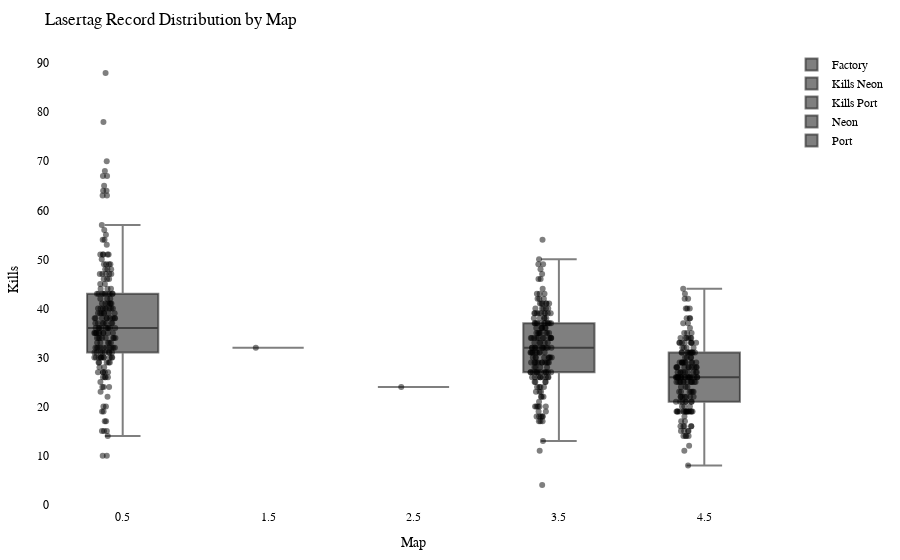

This figure's notebook cell:
### Code cell
import plotly.graph_objects as go
import plotly.io as pio

df = getRecordsDataframe(minigame="Lasertag")

# Calculate the offset for centering the data points
num_columns = len(df.columns)
offset = 0.5

# Create a Swarm plot using Plotly
fig = go.Figure()

for i, column in enumerate(df.columns):
    x_values = [i + offset] * len(df[column])  # Adjust x-values with offset for horizontal centering
    fig.add_trace(go.Box(x=x_values,
                         y=df[column],
                         name=column,
                         boxpoints='all',
                         pointpos=-0.5,  # Adjust point position to prevent overlapping
                         marker=dict(color='rgba(0,0,0,0.5)', size=6),  # Adjust marker color and size
                         hovertext=df.index,
                         hoverinfo='text+y'))

fig.update_layout(title="Lasertag Record Distribution by Map",
                  xaxis=dict(title="Map"),
                  yaxis=dict(title="Kills"),
                  showlegend=True,
                  font=dict(family="Arial", size=12, color="black"),  # Customize font
                  plot_bgcolor="white",  # Set background color
                  margin=dict(l=50, r=50, t=50, b=50),  # Adjust margins for better layout
                  )

pio.show(fig)

pio.write_html(fig, "out/laser_swarm_plot.html")

### Figure 1 — Plotly figure (JSON) as saved in the notebook; plotly's stock layout.template omitted (floating-point values rounded to 4 significant figures; data arrays with more than 128 entries replaced by an {"elided": "..."} marker saying what was removed)
{"data": [{"boxpoints": "all", "hoverinfo": "text+y", "hovertext": {"elided": "204 str values"}, "marker": {"color": "rgba(0,0,0,0.5)", "size": 6}, "name": "Factory", "pointpos": -0.5, "type": "box", "x": {"elided": "204 float values"}, "y": {"elided": "204 int values"}}, {"boxpoints": "all", "hoverinfo": "text+y", "hovertext": {"elided": "204 str values"}, "marker": {"color": "rgba(0,0,0,0.5)", "size": 6}, "name": "Kills Neon", "pointpos": -0.5, "type": "box", "x": {"elided": "204 float values"}, "y": {"elided": "204 int values"}}, {"boxpoints": "all", "hoverinfo": "text+y", "hovertext": {"elided": "204 str values"}, "marker": {"color": "rgba(0,0,0,0.5)", "size": 6}, "name": "Kills Port", "pointpos": -0.5, "type": "box", "x": {"elided": "204 float values"}, "y": {"elided": "204 int values"}}, {"boxpoints": "all", "hoverinfo": "text+y", "hovertext": {"elided": "204 str values"}, "marker": {"color": "rgba(0,0,0,0.5)", "size": 6}, "name": "Neon", "pointpos": -0.5, "type": "box", "x": {"elided": "204 float values"}, "y": {"elided": "204 int values"}}, {"boxpoints": "all", "hoverinfo": "text+y", "hovertext": {"elided": "204 str values"}, "marker": {"color": "rgba(0,0,0,0.5)", "size": 6}, "name": "Port", "pointpos": -0.5, "type": "box", "x": {"elided": "204 float values"}, "y": {"elided": "204 int values"}}], "layout": {"font": {"color": "black", "family": "Arial", "size": 12}, "margin": {"b": 50, "l": 50, "r": 50, "t": 50}, "plot_bgcolor": "white", "showlegend": true, "title": {"text": "Lasertag Record Distribution by Map"}, "xaxis": {"title": {"text": "Map"}}, "yaxis": {"title": {"text": "Kills"}}}}
